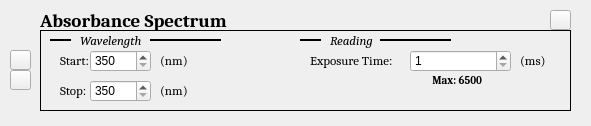
<?xml version="1.0" encoding="UTF-8"?>
<ui version="4.0">
 <class>Form</class>
 <widget class="QWidget" name="Form">
  <property name="geometry">
   <rect>
    <x>0</x>
    <y>0</y>
    <width>591</width>
    <height>126</height>
   </rect>
  </property>
  <property name="windowTitle">
   <string>Form</string>
  </property>
  <widget class="QLabel" name="label_7">
   <property name="geometry">
    <rect>
     <x>50</x>
     <y>30</y>
     <width>21</width>
     <height>21</height>
    </rect>
   </property>
   <property name="font">
    <font>
     <family>Cambria</family>
     <pointsize>10</pointsize>
     <weight>50</weight>
     <italic>true</italic>
     <bold>false</bold>
    </font>
   </property>
   <property name="frameShape">
    <enum>QFrame::HLine</enum>
   </property>
   <property name="frameShadow">
    <enum>QFrame::Plain</enum>
   </property>
   <property name="lineWidth">
    <number>2</number>
   </property>
   <property name="text">
    <string/>
   </property>
  </widget>
  <widget class="QLabel" name="label_12">
   <property name="geometry">
    <rect>
     <x>160</x>
     <y>50</y>
     <width>31</width>
     <height>21</height>
    </rect>
   </property>
   <property name="font">
    <font>
     <family>Cambria</family>
     <pointsize>10</pointsize>
    </font>
   </property>
   <property name="frameShape">
    <enum>QFrame::NoFrame</enum>
   </property>
   <property name="frameShadow">
    <enum>QFrame::Sunken</enum>
   </property>
   <property name="lineWidth">
    <number>1</number>
   </property>
   <property name="text">
    <string>(nm)</string>
   </property>
  </widget>
  <widget class="QLabel" name="label_14">
   <property name="geometry">
    <rect>
     <x>520</x>
     <y>50</y>
     <width>31</width>
     <height>21</height>
    </rect>
   </property>
   <property name="font">
    <font>
     <family>Cambria</family>
     <pointsize>10</pointsize>
    </font>
   </property>
   <property name="frameShape">
    <enum>QFrame::NoFrame</enum>
   </property>
   <property name="frameShadow">
    <enum>QFrame::Sunken</enum>
   </property>
   <property name="lineWidth">
    <number>1</number>
   </property>
   <property name="text">
    <string>(ms)</string>
   </property>
  </widget>
  <widget class="QLabel" name="label_10">
   <property name="geometry">
    <rect>
     <x>330</x>
     <y>30</y>
     <width>71</width>
     <height>21</height>
    </rect>
   </property>
   <property name="font">
    <font>
     <family>Cambria</family>
     <pointsize>10</pointsize>
     <weight>50</weight>
     <italic>true</italic>
     <bold>false</bold>
    </font>
   </property>
   <property name="frameShape">
    <enum>QFrame::NoFrame</enum>
   </property>
   <property name="frameShadow">
    <enum>QFrame::Sunken</enum>
   </property>
   <property name="lineWidth">
    <number>1</number>
   </property>
   <property name="text">
    <string>Reading</string>
   </property>
  </widget>
  <widget class="QLabel" name="label_6">
   <property name="geometry">
    <rect>
     <x>40</x>
     <y>30</y>
     <width>531</width>
     <height>81</height>
    </rect>
   </property>
   <property name="font">
    <font>
     <family>Cambria</family>
    </font>
   </property>
   <property name="frameShape">
    <enum>QFrame::Panel</enum>
   </property>
   <property name="frameShadow">
    <enum>QFrame::Plain</enum>
   </property>
   <property name="lineWidth">
    <number>1</number>
   </property>
   <property name="text">
    <string/>
   </property>
  </widget>
  <widget class="QSpinBox" name="exposureTimeBox">
   <property name="geometry">
    <rect>
     <x>410</x>
     <y>50</y>
     <width>101</width>
     <height>22</height>
    </rect>
   </property>
   <property name="minimum">
    <number>1</number>
   </property>
   <property name="maximum">
    <number>6500</number>
   </property>
  </widget>
  <widget class="QLabel" name="label_15">
   <property name="geometry">
    <rect>
     <x>430</x>
     <y>70</y>
     <width>61</width>
     <height>21</height>
    </rect>
   </property>
   <property name="font">
    <font>
     <family>Cambria</family>
     <pointsize>8</pointsize>
     <weight>75</weight>
     <bold>true</bold>
    </font>
   </property>
   <property name="frameShape">
    <enum>QFrame::NoFrame</enum>
   </property>
   <property name="frameShadow">
    <enum>QFrame::Sunken</enum>
   </property>
   <property name="lineWidth">
    <number>1</number>
   </property>
   <property name="text">
    <string> Max: 6500</string>
   </property>
  </widget>
  <widget class="QLabel" name="label_5">
   <property name="geometry">
    <rect>
     <x>150</x>
     <y>30</y>
     <width>71</width>
     <height>21</height>
    </rect>
   </property>
   <property name="font">
    <font>
     <family>Cambria</family>
     <pointsize>10</pointsize>
     <weight>50</weight>
     <italic>true</italic>
     <bold>false</bold>
    </font>
   </property>
   <property name="frameShape">
    <enum>QFrame::HLine</enum>
   </property>
   <property name="frameShadow">
    <enum>QFrame::Plain</enum>
   </property>
   <property name="lineWidth">
    <number>2</number>
   </property>
   <property name="text">
    <string/>
   </property>
  </widget>
  <widget class="QLabel" name="label_2">
   <property name="geometry">
    <rect>
     <x>40</x>
     <y>10</y>
     <width>201</width>
     <height>21</height>
    </rect>
   </property>
   <property name="font">
    <font>
     <family>Cambria</family>
     <pointsize>14</pointsize>
     <weight>75</weight>
     <italic>false</italic>
     <bold>true</bold>
    </font>
   </property>
   <property name="frameShape">
    <enum>QFrame::NoFrame</enum>
   </property>
   <property name="frameShadow">
    <enum>QFrame::Sunken</enum>
   </property>
   <property name="lineWidth">
    <number>1</number>
   </property>
   <property name="text">
    <string>Absorbance Spectrum</string>
   </property>
  </widget>
  <widget class="QLabel" name="label_9">
   <property name="geometry">
    <rect>
     <x>380</x>
     <y>30</y>
     <width>71</width>
     <height>21</height>
    </rect>
   </property>
   <property name="font">
    <font>
     <family>Cambria</family>
     <pointsize>10</pointsize>
     <weight>50</weight>
     <italic>true</italic>
     <bold>false</bold>
    </font>
   </property>
   <property name="frameShape">
    <enum>QFrame::HLine</enum>
   </property>
   <property name="frameShadow">
    <enum>QFrame::Plain</enum>
   </property>
   <property name="lineWidth">
    <number>2</number>
   </property>
   <property name="text">
    <string/>
   </property>
  </widget>
  <widget class="QLabel" name="label_8">
   <property name="geometry">
    <rect>
     <x>300</x>
     <y>30</y>
     <width>21</width>
     <height>21</height>
    </rect>
   </property>
   <property name="font">
    <font>
     <family>Cambria</family>
     <pointsize>10</pointsize>
     <weight>50</weight>
     <italic>true</italic>
     <bold>false</bold>
    </font>
   </property>
   <property name="frameShape">
    <enum>QFrame::HLine</enum>
   </property>
   <property name="frameShadow">
    <enum>QFrame::Plain</enum>
   </property>
   <property name="lineWidth">
    <number>2</number>
   </property>
   <property name="text">
    <string/>
   </property>
  </widget>
  <widget class="QSpinBox" name="startWavelengthBox">
   <property name="geometry">
    <rect>
     <x>90</x>
     <y>50</y>
     <width>61</width>
     <height>22</height>
    </rect>
   </property>
   <property name="minimum">
    <number>350</number>
   </property>
   <property name="maximum">
    <number>700</number>
   </property>
  </widget>
  <widget class="QLabel" name="label_13">
   <property name="geometry">
    <rect>
     <x>310</x>
     <y>50</y>
     <width>91</width>
     <height>21</height>
    </rect>
   </property>
   <property name="font">
    <font>
     <family>Cambria</family>
     <pointsize>10</pointsize>
    </font>
   </property>
   <property name="frameShape">
    <enum>QFrame::NoFrame</enum>
   </property>
   <property name="frameShadow">
    <enum>QFrame::Sunken</enum>
   </property>
   <property name="lineWidth">
    <number>1</number>
   </property>
   <property name="text">
    <string>Exposure Time:</string>
   </property>
  </widget>
  <widget class="QLabel" name="label_4">
   <property name="geometry">
    <rect>
     <x>80</x>
     <y>30</y>
     <width>71</width>
     <height>21</height>
    </rect>
   </property>
   <property name="font">
    <font>
     <family>Cambria</family>
     <pointsize>10</pointsize>
     <weight>50</weight>
     <italic>true</italic>
     <bold>false</bold>
    </font>
   </property>
   <property name="frameShape">
    <enum>QFrame::NoFrame</enum>
   </property>
   <property name="frameShadow">
    <enum>QFrame::Sunken</enum>
   </property>
   <property name="lineWidth">
    <number>1</number>
   </property>
   <property name="text">
    <string>Wavelength</string>
   </property>
  </widget>
  <widget class="QLabel" name="label_11">
   <property name="geometry">
    <rect>
     <x>60</x>
     <y>50</y>
     <width>31</width>
     <height>21</height>
    </rect>
   </property>
   <property name="font">
    <font>
     <family>Cambria</family>
     <pointsize>10</pointsize>
    </font>
   </property>
   <property name="frameShape">
    <enum>QFrame::NoFrame</enum>
   </property>
   <property name="frameShadow">
    <enum>QFrame::Sunken</enum>
   </property>
   <property name="lineWidth">
    <number>1</number>
   </property>
   <property name="text">
    <string>Start:</string>
   </property>
  </widget>
  <widget class="QLabel" name="label_16">
   <property name="geometry">
    <rect>
     <x>60</x>
     <y>80</y>
     <width>31</width>
     <height>21</height>
    </rect>
   </property>
   <property name="font">
    <font>
     <family>Cambria</family>
     <pointsize>10</pointsize>
    </font>
   </property>
   <property name="frameShape">
    <enum>QFrame::NoFrame</enum>
   </property>
   <property name="frameShadow">
    <enum>QFrame::Sunken</enum>
   </property>
   <property name="lineWidth">
    <number>1</number>
   </property>
   <property name="text">
    <string>Stop:</string>
   </property>
  </widget>
  <widget class="QSpinBox" name="stopWavelengthBox">
   <property name="geometry">
    <rect>
     <x>90</x>
     <y>80</y>
     <width>61</width>
     <height>22</height>
    </rect>
   </property>
   <property name="minimum">
    <number>350</number>
   </property>
   <property name="maximum">
    <number>700</number>
   </property>
  </widget>
  <widget class="QLabel" name="label_17">
   <property name="geometry">
    <rect>
     <x>160</x>
     <y>80</y>
     <width>31</width>
     <height>21</height>
    </rect>
   </property>
   <property name="font">
    <font>
     <family>Cambria</family>
     <pointsize>10</pointsize>
    </font>
   </property>
   <property name="frameShape">
    <enum>QFrame::NoFrame</enum>
   </property>
   <property name="frameShadow">
    <enum>QFrame::Sunken</enum>
   </property>
   <property name="lineWidth">
    <number>1</number>
   </property>
   <property name="text">
    <string>(nm)</string>
   </property>
  </widget>
  <widget class="QPushButton" name="closeButton">
   <property name="geometry">
    <rect>
     <x>550</x>
     <y>10</y>
     <width>21</width>
     <height>20</height>
    </rect>
   </property>
   <property name="text">
    <string/>
   </property>
   <property name="icon">
    <iconset>
     <normaloff>../Python_GUI/x-mark-4-512.png</normaloff>../Python_GUI/x-mark-4-512.png</iconset>
   </property>
   <property name="iconSize">
    <size>
     <width>12</width>
     <height>12</height>
    </size>
   </property>
  </widget>
  <widget class="QPushButton" name="moveUpButton">
   <property name="geometry">
    <rect>
     <x>10</x>
     <y>50</y>
     <width>21</width>
     <height>20</height>
    </rect>
   </property>
   <property name="text">
    <string/>
   </property>
   <property name="icon">
    <iconset>
     <normaloff>../Python_GUI/MoveUpLogo.svg</normaloff>../Python_GUI/MoveUpLogo.svg</iconset>
   </property>
  </widget>
  <widget class="QPushButton" name="moveDownButton">
   <property name="geometry">
    <rect>
     <x>10</x>
     <y>70</y>
     <width>21</width>
     <height>20</height>
    </rect>
   </property>
   <property name="text">
    <string/>
   </property>
   <property name="icon">
    <iconset>
     <normaloff>../Python_GUI/MoveDownLogo.svg</normaloff>../Python_GUI/MoveDownLogo.svg</iconset>
   </property>
  </widget>
  <zorder>label_6</zorder>
  <zorder>label_7</zorder>
  <zorder>label_12</zorder>
  <zorder>label_14</zorder>
  <zorder>label_10</zorder>
  <zorder>exposureTimeBox</zorder>
  <zorder>label_15</zorder>
  <zorder>label_5</zorder>
  <zorder>label_2</zorder>
  <zorder>label_9</zorder>
  <zorder>label_8</zorder>
  <zorder>startWavelengthBox</zorder>
  <zorder>label_13</zorder>
  <zorder>label_4</zorder>
  <zorder>label_11</zorder>
  <zorder>label_16</zorder>
  <zorder>stopWavelengthBox</zorder>
  <zorder>label_17</zorder>
  <zorder>closeButton</zorder>
  <zorder>moveUpButton</zorder>
  <zorder>moveDownButton</zorder>
 </widget>
 <resources/>
 <connections/>
</ui>
